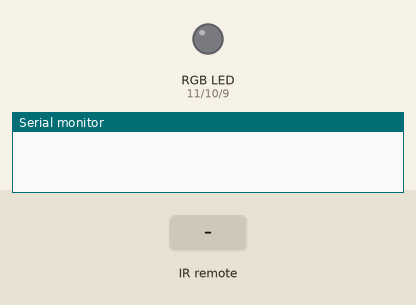
Simulated run of this sketch. Board: Arduino Uno, built with avr-gcc and run on an emulated ATmega328P. Shown: an RGB LED mixed from three pins (HIGH = lit), the last lines printed to the serial monitor. Inputs (shaded band) come from the test bench.

Above: at 1.2 s.
1.3 s: infrared code 0xFF22DD received
At 1.8 s:
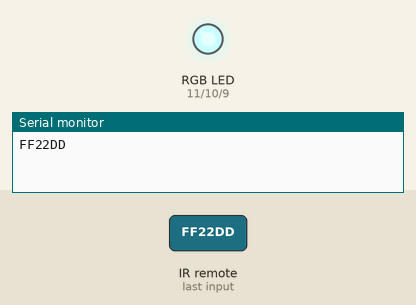
2.8 s: infrared code 0xFF02FD received
At 4.0 s:
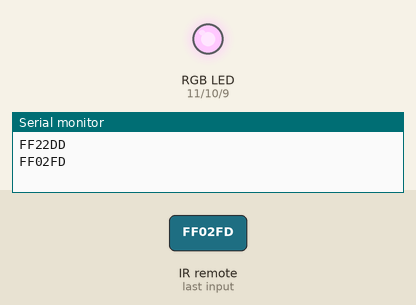
4.3 s: infrared code 0xFF906F received
At 5.3 s:
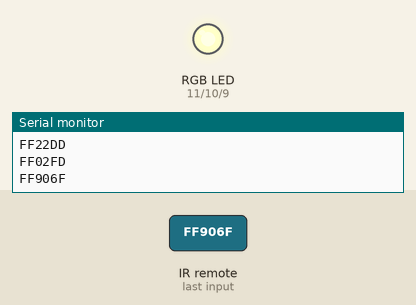
Timing chart, 0 to 7.3 s (numbered marks = the images above; inputs shaded):
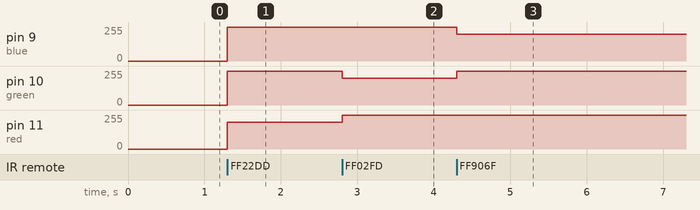

The sketch:

receiver.ino
```cpp
// IRremote http://arcfn.com by Ken Shirriff
// В основе лежит библотека некого Кена
#include <IRremote.h>

// Определяем выходы для каждого цвета RGB лампочки
int red = 11;
int green = 10;
int blue = 9;

// Делаем магию
int RECV_PIN = 5;
IRrecv irrecv(RECV_PIN);
decode_results results;

void setup()
{
  pinMode(red, OUTPUT);
  pinMode(green, OUTPUT);
  pinMode(blue, OUTPUT);

  Serial.begin(9600);  // Включаем "прослушку" между ПК и устройством
  irrecv.enableIRIn(); // Запускаем ИК датчик
}

void loop()
{
  if (irrecv.decode(&results)) // Если получили ответ от ИК датчика
  {
    Serial.println(results.value, HEX); // Печатаем значение
    irrecv.resume(); // Командуем ждать следующего значение

	// В зависимости от кода сигнала зажигаем нужную лампочку
    if(results.value == 0xFF22DD)
    {
      setColor(55, 0, 0);
    }
    if(results.value == 0xFF02FD)
    {
	  setColor(0, 55, 0);
    }
    if(results.value == 0xFF906F)
    {
	  setColor(0, 0, 55);
    }
  }
}

// наша вспомогательная функция по работе с RGB лампочкой
void setColor(int r, int g, int b)
{
  analogWrite(red, 255 - r);   // цвета инвертируются,
  analogWrite(green, 255 - g); // т.к. у нас RGB лампочка
  analogWrite(blue, 255 - b);  // с общим анодом
}
```

Measured:
- after the input at 1.3 s, pin 9 (blue), pin 10 (green): 0/255 → 255/255 at once; pin 11 (red): 0/255 → 200/255 at once
- after the input at 2.8 s, pin 10 (green): 255/255 → 200/255 at once; pin 11 (red): 200/255 → 255/255 at once
- after the input at 4.3 s, pin 9 (blue): 255/255 → 200/255 at once; pin 10 (green): 200/255 → 255/255 at once
